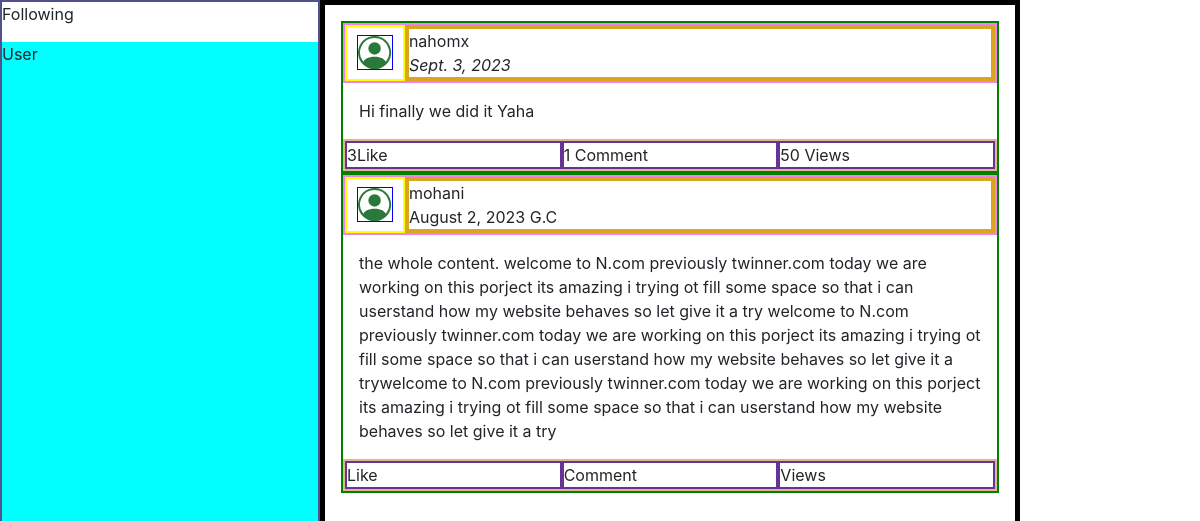
The page / on the database its author committed.
### network/models.py (models this page shows)
class Post(models.Model):
    user = models.ForeignKey(User, on_delete=models.CASCADE, related_name='poster')
    post = models.TextField()
    date = models.DateField(auto_now_add=True)
    like = models.IntegerField(default=0)
    views = models.IntegerField(default=0)
    comment = models.ManyToManyField(Comment, blank=True, related_name="post")

class User(AbstractUser):
    pass

### network/views.py (the view)
# urls.py: path("", views.index, name="index"),
def index(request):
    posts = Post.objects.all()
    print(posts)
    return render(request, "network/index.html", {
        "new_post": NewPost(),
        "posts": posts,
    })

### network/templates/network/index.html (shortened to what this page needs)
{% extends "network/layout.html" %}
{% block body %}
    <div class="main">
        <div class="side-bar">
            <div class="follow">Following</div>
            <div class="user">User</div>
        </div>
        <div class="middle-everything">
            {% for post in posts %}
            <div class="posts">
                <div class="username">
                    <div class="user-icon">
                    </div>
                    <div class="user-username">
                        {{ post.user }} <br>
                       <i>{{ post.date }}</i>
                    </div>
                </div>
                <div class="post-content">
                  {{ post.post }}
                </div>
                <div class="post-info">
                    <div>{{ post.like }}Like</div>
                    <div> {{ post.comment.all.count }}  Comment</div>
                    <div> {{post.views }} Views</div>
                </div>
            </div>
            {% endfor %}
            <div class="posts">
                <div class="username">
                    <div class="user-icon">
                    </div>
                    <div class="user-username">
                        mohani <br>
                        August 2, 2023 G.C
                    </div>
                </div>
                <div class="post-content">
                    the whole content.
                    welcome to N.com previously twinner.com today we are working on this porject
                    its amazing i trying ot fill some space so that i can userstand how
                    my website behaves so let give it a try
                    welcome to N.com previously twinner.com today we are working on this porject
                    its amazing i trying ot fill some space so that i can userstand how
                    my website behaves so let give it a trywelcome to N.com previously twinner.com today we are working on this porject
                    its amazing i trying ot fill some space so that i can userstand how
                    my website behaves so let give it a try
                </div>
                <div class="post-info">
                    <div>Like</div>
                    <div>Comment</div>
                    <div>Views</div>
                </div>
            </div>
        </div>
    </div>
{% endblock %}

### network/static/network/styles.css (style rules this page uses)
.main { display: flex; }
.side-bar { display: flex; flex-direction: column; flex-flow: column; width: 20rem; border: 2px solid rgb(81, 81, 141); height: 100%; height: 100vh; }
.follow { height: 40px; }
.user { background-color: aqua; flex-grow: 1; }
.middle-everything { width: 700px; border: 5px solid black; padding: 1rem; }
.user-icon { display: flex; justify-content: center; width: 4rem; padding: 0.5rem; border: 2px solid yellow; }
.user-icon > svg { width: 2.2rem; color: rgb(42, 121, 59); height: max-content; text-align: center; border: 1px solid blue; }
.posts { border: 2px solid green; }
.username { display: flex; border: 2px solid violet; }
.user-username { border: 4px solid goldenrod; width: 100%; }
.post-content { padding: 1rem; }
.post-info { display: flex; justify-content: space-evenly; border: 2px solid burlywood; }
.post-info > div { width: 100%; border: 2px solid rebeccapurple; }

### rows shown on the page
Post: user "nahomx", date "Sept. 3, 2023", post "Hi finally we did it Yaha", like "3", comment.all.count "1", views "50"
